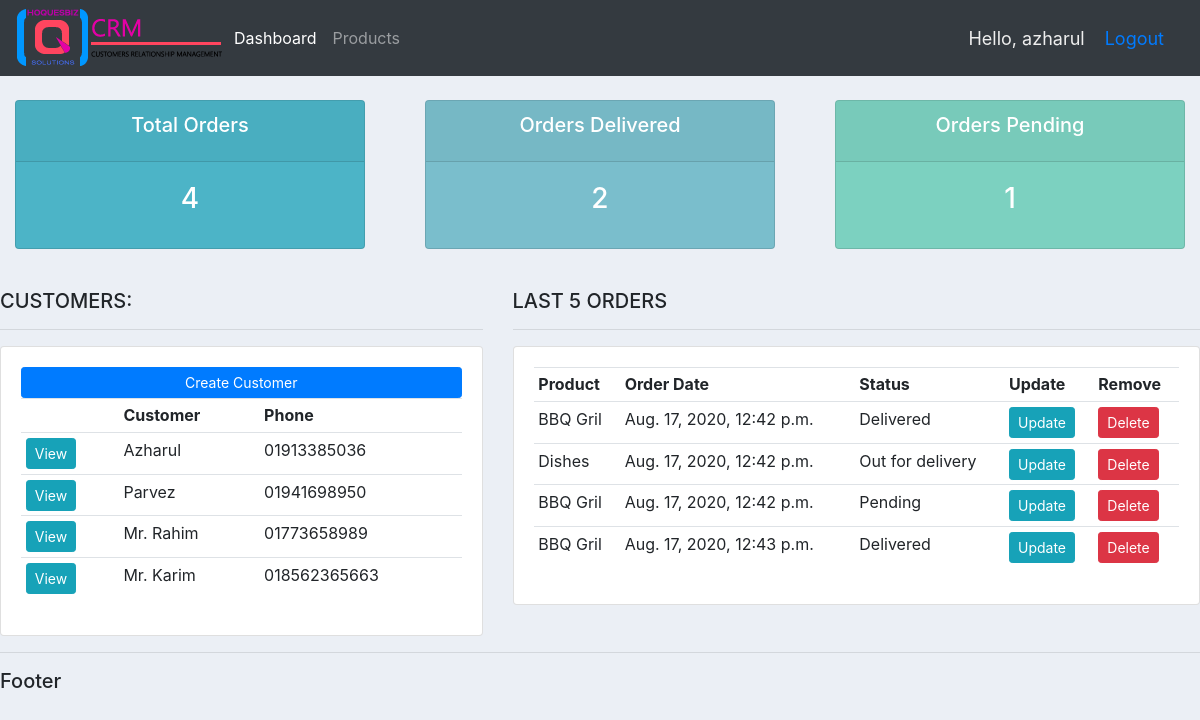
Page / (signed in) on the earlier database version.
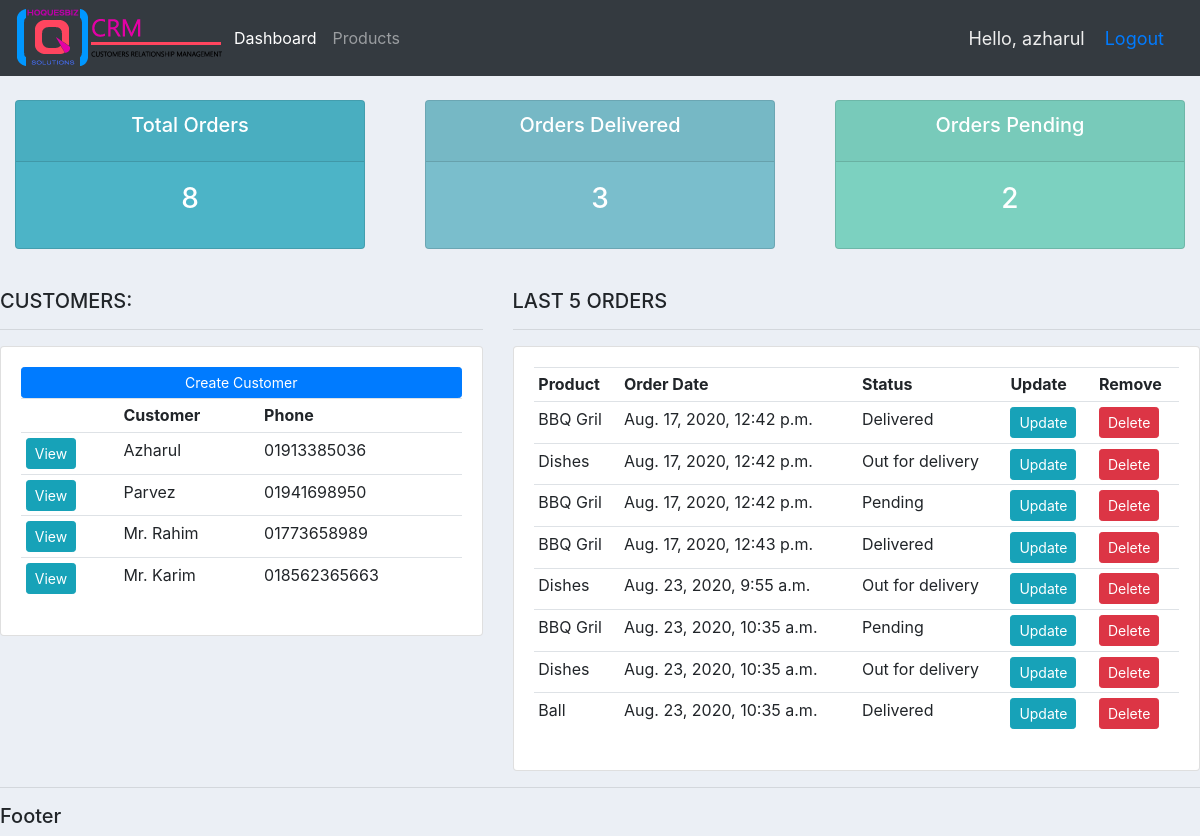
Same page on the later database version.
### accounts/models.py (models this page shows, shortened)
class Customer(models.Model):
    name = models.CharField(max_length=200, null=True)
    phone = models.CharField(max_length=200, null=True)
    email = models.CharField(max_length=200, null=True)
    date_created = models.DateTimeField(auto_now_add=True, null=True)

class Order(models.Model):
    STATUS = (
        ('Pending', 'Pending'),
        ('Out for delivery', 'Out for delivery'),
        ('Delivered', 'Delivered'),
    )
    customer = models.ForeignKey(Customer, null=True, on_delete=models.SET_NULL)
    product = models.ForeignKey(Product, null=True, on_delete=models.SET_NULL)
    date_created = models.DateTimeField(auto_now_add=True, null=True)
    status = models.CharField(max_length=200, null=True, choices=STATUS)
    note = models.CharField(max_length=1000, null=True)

class Product(models.Model):
    CATEGORY = (
        ('Indoor', 'Indoor'),
        ('Out Door', 'Out Door'),
    )
    name = models.CharField(max_length=200, null=True)
    price = models.FloatField(null=True)
    category = models.CharField(max_length=200, null=True, choices=CATEGORY)
    description = models.CharField(max_length=200, null=True, blank=True)
    date_created = models.DateTimeField(auto_now_add=True, null=True)
    tags = models.ManyToManyField(Tag)
    def __str__(self):
        return self.name

### accounts/views.py (the view)
# urls.py: path('', views.home, name='home'),
@login_required(login_url='login')
def home(request):
    orders = Order.objects.all()
    customers = Customer.objects.all()
    total_customer = customers.count()
    total_orders = orders.count()
    order_delivered = orders.filter(status='Delivered').count()
    order_pending = orders.filter(status='Pending').count()
    context = {'customers': customers,
                   'orders':orders,
                   'total_customer':total_customer,
                   'total_orders':total_orders,
                   'order_delivered':order_delivered,
                   'order_pending':order_pending,
                   }
    return render(request, 'accounts/dashboard.html', context)

### accounts/templates/accounts/dashboard.html
{% extends 'accounts/main.html' %}
    {% block content %}
        {% include 'accounts/status.html' %}
        <br>
        <div class="row">
            <div class="col-md-5">
                <h5>CUSTOMERS:</h5>
                <hr>
                <div class="card card-body">
                    <a href="" class="btn btn-primary btn-sm btn-block">Create Customer</a>
                    <table class="table table-sm">
                        <tr>
                            <th></th>
                            <th>Customer</th>
                            <th>Phone</th>
                        </tr>
                        {% for customer in customers %}
                            <tr>
                                <td><a class="btn btn-sm btn-info" href="{% url 'customer' customer.id %}">View</a></td>
                                <td>{{ customer.name }}</td>
                                <td>{{ customer.phone }}</td>
                            </tr>
                        {% endfor %}
                    </table>
                </div>
            </div>
            <div class="col-md-7">
                <h5>LAST 5 ORDERS</h5>
                <hr>
                <div class="card card-body">
                    <table class="table table-sm">
                        <tr>
                            <th>Product</th>
                            <th>Order Date</th>
                            <th>Status</th>
                            <th>Update</th>
                            <th>Remove</th>
                        </tr>
                        {% for order in orders %}
                            <tr>
                                <td>{{ order.product }}</td>
                                <td>{{ order.date_created }}</td>
                                <td>{{ order.status }}</td>
                                <td><a class="btn btn-sm btn-info" href="{% url 'update_order' order.id %}">Update</a></td>
                                <td><a class="btn btn-sm btn-danger" href="{% url 'delete_order' order.id %}">Delete</a></td>
                            </tr>
                        {% endfor %}
                    </table>
                </div>
            </div>
        </div>
    {% endblock %}

### accounts/templates/accounts/main.html (shortened to what this page needs)
{% load static %}
<!DOCTYPE html>
<html lang="en">
    <head>
        <link rel="stylesheet" href="https://maxcdn.bootstrapcdn.com/bootstrap/4.0.0/css/bootstrap.min.css">
        <link rel="stylesheet" href="{% static '/css/main.css' %}">
    </head>
    <body>
        {% include 'accounts/navbar.html' %}
        {% block content %}
        {% endblock %}
        <hr>
        <h5>Footer</h5>
    </body>
</html>

### accounts/templates/accounts/navbar.html (shortened to what this page needs)
{% load static %}
<nav class="navbar navbar-expand-lg navbar-dark bg-dark">
    <img src="{% static '/images/nav_logo.png' %}" alt="">
  <div class="collapse navbar-collapse" id="navbarNav">
    <ul class="navbar-nav">
      <li class="nav-item active">
        <a class="nav-link" href="{% url 'home' %}">Dashboard</a>
      </li>
      <li class="nav-item">
        <a class="nav-link" href="{% url 'products' %}">Products</a>
      </li>
    </ul>
  </div>
  <span class="hello-msg">Hello, {{ request.user }}</span>
  <span class="hello-msg"><a href="{% url 'logout' %}">Logout</a></span>
</nav>

### accounts/templates/accounts/status.html
<br>
<div class="row">
	<div class="col">
		<div class="col-md">
			<div class="card text-center text-white  mb-3" id="total-orders">
			  	<div class="card-header">
			  		<h5 class="card-title">Total Orders</h5>
			  	</div>
			  	<div class="card-body">
			    	<h3 class="card-title">{{ total_orders }}</h3>
			  	</div>
			</div>
		</div>
	</div>
	<div class="col">
		<div class="col-md">
			<div class="card text-center text-white  mb-3" id="orders-delivered">
			  	<div class="card-header">
			  		<h5 class="card-title">Orders Delivered</h5>
			  	</div>
			  	<div class="card-body">
			    	<h3 class="card-title">{{ order_delivered }}</h3>
			  	</div>
			</div>
		</div>
	</div>
	<div class="col">
		<div class="col-md">
			<div class="card text-center text-white  mb-3" id="orders-pending">
			  	<div class="card-header">
			  		<h5 class="card-title">Orders Pending</h5>
			  	</div>
			  	<div class="card-body">
			    	<h3 class="card-title">{{ order_pending }}</h3>
			  	</div>
			</div>
		</div>
	</div>
</div>

### static/css/main.css (style rules this page uses)
body { background-color: #ebeff5; }
#total-orders { background-color: #4cb4c7; }
#orders-delivered { background-color: #7abecc; }
#orders-pending { background-color: #7CD1C0; }

### accounts/templates/accounts/navbar.html (style rules this page uses)
.hello-msg { font-size: 18px; color: #eee; margin-right: 20px; }

Differences in the rows shown:
added Order: product "Dishes", date_created "Aug. 23, 2020, 9:55 a.m.", status "Out for delivery"
added Order: product "BBQ Gril", date_created "Aug. 23, 2020, 10:35 a.m.", status "Pending"
added Order: product "Dishes", date_created "Aug. 23, 2020, 10:35 a.m.", status "Out for delivery"
added Order: product "Ball", date_created "Aug. 23, 2020, 10:35 a.m.", status "Delivered"
Other differences:
{{ total_orders }}: "4" → "8"
{{ order_delivered }}: "2" → "3"
{{ order_pending }}: "1" → "2"
